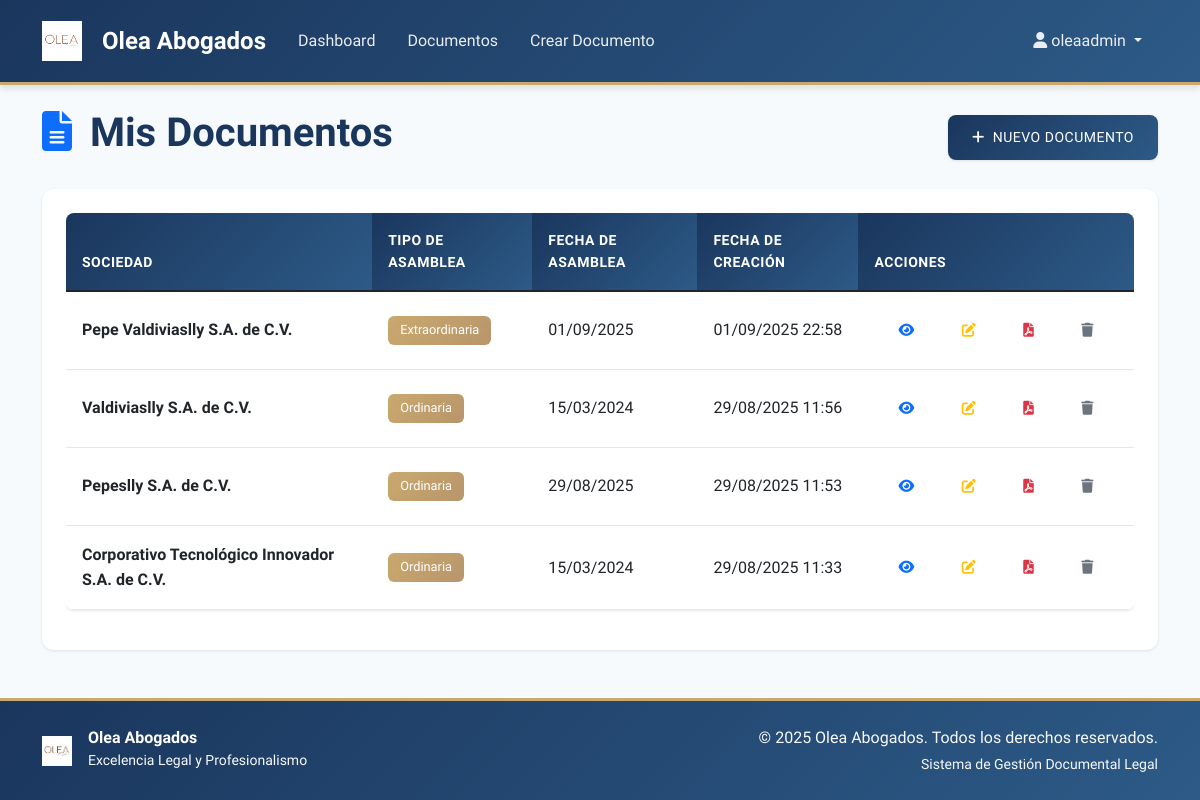
The page /documentos/ (signed in) on the database its author committed.
### documentos/models.py (models this page shows, shortened)
class ActaAsamblea(models.Model):
    TIPO_ASAMBLEA = [
        ('ordinaria', 'Ordinaria'),
        ('extraordinaria', 'Extraordinaria'),
        ('mixta', 'Mixta'),
    ]
    METODO_VOTACION = [
        ('economica', 'Económica'),
        ('nominal', 'Nominal'),
        ('por_accion', 'Por Acción'),
    ]
    ESTADO = [
        ('borrador', 'Borrador'),
        ('aprobada', 'Aprobada'),
        ('firmada', 'Firmada'),
    ]
    usuario = models.ForeignKey(User, on_delete=models.CASCADE)
    razon_social = models.CharField(max_length=255)
    tipo_asamblea = models.CharField(max_length=20, choices=TIPO_ASAMBLEA)
    caracter = models.CharField(max_length=100, blank=True)  # "General de Accionistas", etc.
    fecha = models.DateField()
    hora_inicio = models.TimeField()
    hora_cierre = models.TimeField(null=True, blank=True)
    lugar = models.TextField()
    porcentaje_capital_presente = models.DecimalField(
        max_digits=6, decimal_places=3,
        validators=[MinValueValidator(0), MaxValueValidator(100)]
    )
    convocatoria_omitida = models.BooleanField(default=False)
    fundamento_convocatoria = models.TextField(blank=True)
    presidente = models.CharField(max_length=255)
    secretario = models.CharField(max_length=255)
    escrutador = models.CharField(max_length=255, blank=True)
    comisario = models.CharField(max_length=255, blank=True)
    metodo_votacion_general = models.CharField(max_length=20, choices=METODO_VOTACION, default='economica')
    asistentes_json = models.JSONField(null=True, blank=True)
    orden_dia_json = models.JSONField(null=True, blank=True)
    resoluciones_json = models.JSONField(null=True, blank=True)
    nombramientos_json = models.JSONField(null=True, blank=True)
    dividendos_json = models.JSONField(null=True, blank=True)
    delegados_json = models.JSONField(null=True, blank=True)
    anexos_json = models.JSONField(null=True, blank=True)
    estado = models.CharField(max_length=20, choices=ESTADO, default='borrador')
    acta_html_cache = models.TextField(blank=True)  # Versión congelada al firmar
    creada_en = models.DateTimeField(auto_now_add=True)
    actualizada_en = models.DateTimeField(auto_now=True)
    class Meta:
        verbose_name = "Acta de Asamblea"
        verbose_name_plural = "Actas de Asambleas"
        ordering = ['-fecha', '-creada_en']

### documentos/views.py (the view)
# urls.py: path('', views.ActaListView.as_view(), name='lista'),
class ActaListView(LoginRequiredMixin, ListView):
    model = ActaAsamblea
    template_name = 'documentos/lista.html'
    context_object_name = 'documentos'
    paginate_by = 10
    def get_queryset(self):
        return ActaAsamblea.objects.filter(usuario=self.request.user).order_by('-actualizada_en')

### templates/documentos/lista.html (shortened to what this page needs)
{% extends 'base.html' %}
{% block content %}
<div class="row">
    <div class="col-12">
        <div class="d-flex justify-content-between align-items-center mb-4">
            <h1>
                <i class="fas fa-file-alt text-primary me-2"></i>
                Mis Documentos
            </h1>
            <a href="{% url 'documentos:crear' %}" class="btn btn-primary">
                <i class="fas fa-plus me-2"></i>Nuevo Documento
            </a>
        </div>
    </div>
</div>
{% if documentos %}
    <div class="row">
        <div class="col-12">
            <div class="card">
                <div class="card-body">
                    <div class="table-responsive">
                        <table class="table table-hover">
                            <thead>
                                <tr>
                                    <th>Sociedad</th>
                                    <th>Tipo de Asamblea</th>
                                    <th>Fecha de Asamblea</th>
                                    <th>Fecha de Creación</th>
                                    <th>Acciones</th>
                                </tr>
                            </thead>
                            <tbody>
                                {% for documento in documentos %}
                                <tr>
                                    <td>
                                        <strong>{{ documento.razon_social }}</strong>
                                    </td>
                                    <td>
                                        <span class="badge bg-secondary">
                                            {{ documento.get_tipo_asamblea_display }}
                                        </span>
                                    </td>
                                    <td>{{ documento.fecha|date:"d/m/Y" }}</td>
                                    <td>{{ documento.creada_en|date:"d/m/Y H:i" }}</td>
                                    <td>
                                        <div class="btn-group" role="group">
                                            <a href="{% url 'documentos:detalle' documento.pk %}"
                                               class="btn btn-sm btn-outline-primary"
                                               title="Ver detalle">
                                                <i class="fas fa-eye"></i>
                                            </a>
                                            <a href="{% url 'documentos:editar' documento.pk %}"
                                               class="btn btn-sm btn-outline-warning"
                                               title="Editar">
                                                <i class="fas fa-edit"></i>
                                            </a>
                                            <a href="{% url 'documentos:descargar_pdf_asamblea' documento.pk %}"
                                               class="btn btn-sm btn-outline-danger"
                                               title="Descargar PDF">
                                                <i class="fas fa-file-pdf"></i>
                                            </a>
                                            <a href="{% url 'documentos:eliminar' documento.pk %}"
                                               class="btn btn-sm btn-outline-secondary"
                                               title="Eliminar">
                                                <i class="fas fa-trash"></i>
                                            </a>
                                        </div>
                                    </td>
                                </tr>
                                {% endfor %}
                            </tbody>
                        </table>
                    </div>
                </div>
            </div>
        </div>
    </div>
{% endif %}
{% endblock %}

### templates/base.html (shortened to what this page needs)
<!DOCTYPE html>
<html lang="es">
<head>
    <link href="https://cdn.jsdelivr.net/npm/bootstrap@5.1.3/dist/css/bootstrap.min.css" rel="stylesheet">
    <link rel="stylesheet" href="https://cdn.jsdelivr.net/npm/@fortawesome/fontawesome-free@6.0.0/css/all.min.css">
    {% load static %}
    <link rel="stylesheet" href="{% static 'css/style.css' %}">
</head>
<body>
    <nav class="navbar navbar-expand-lg navbar-dark">
        <div class="container">
            <a class="navbar-brand" href="{% url 'home' %}">
                <img src="{% static 'images/Olea_logo.jpg' %}" alt="Olea Logo" class="me-2">
                <span>Olea Abogados</span>
            </a>
            <div class="collapse navbar-collapse" id="navbarNav">
                <ul class="navbar-nav me-auto">
                    {% if user.is_authenticated %}
                        <li class="nav-item">
                            <a class="nav-link" href="{% url 'dashboard' %}">Dashboard</a>
                        </li>
                        <li class="nav-item">
                            <a class="nav-link" href="{% url 'documentos:lista' %}">Documentos</a>
                        </li>
                        <li class="nav-item">
                            <a class="nav-link" href="{% url 'documentos:crear' %}">Crear Documento</a>
                        </li>
                    {% endif %}
                </ul>
                <ul class="navbar-nav">
                    {% if user.is_authenticated %}
                        <li class="nav-item dropdown">
                            <a class="nav-link dropdown-toggle" href="#" id="navbarDropdown" role="button" data-bs-toggle="dropdown">
                                <i class="fas fa-user me-1"></i>{{ user.username }}
                            </a>
                        </li>
                    {% endif %}
                </ul>
            </div>
        </div>
    </nav>
    <main class="container mt-4">
        {% block content %}{% endblock %}
    </main>
    <footer class="mt-5 py-4">
        <div class="container">
            <div class="row align-items-center">
                <div class="col-md-6">
                    <div class="d-flex align-items-center">
                        <img src="{% static 'images/Olea_logo.jpg' %}" alt="Olea Logo" style="height: 30px; width: auto;" class="me-3">
                        <div>
                            <h6 class="mb-0 text-white">Olea Abogados</h6>
                            <small class="text-light">Excelencia Legal y Profesionalismo</small>
                        </div>
                    </div>
                </div>
                <div class="col-md-6 text-md-end text-center mt-3 mt-md-0">
                    <p class="mb-0 text-light">&copy; 2025 Olea Abogados. Todos los derechos reservados.</p>
                    <small class="text-light">Sistema de Gestión Documental Legal</small>
                </div>
            </div>
        </div>
    </footer>
</body>
</html>

### static/css/style.css (style rules this page uses)
html, body { height: 100%; }
:root { --primary-color: #1a365d; --secondary-color: #2d5a87; --accent-color: #c9a96e; --text-dark: #2d3748; --text-light: #718096; --background-light: #f7fafc; --border-color: #e2e8f0; --shadow-light: 0 1px 3px rgba(0, 0, 0, 0.1); --shadow-medium: 0 4px 6px rgba(0, 0, 0, 0.1); --shadow-heavy: 0 10px 25px rgba(0, 0, 0, 0.15); }
body { font-family: 'Segoe UI', Tahoma, Geneva, Verdana, sans-serif; color: var(--text-dark); line-height: 1.6; background-color: var(--background-light); display: flex; flex-direction: column; min-height: 100%; }
h1, h2, h3, h4, h5, h6 { font-family: 'Georgia', serif; font-weight: 600; color: var(--primary-color); }
.navbar { background: linear-gradient(135deg, var(--primary-color) 0%, var(--secondary-color) 100%); box-shadow: var(--shadow-medium); padding: 1rem 0; border-bottom: 3px solid var(--accent-color); }
.navbar-brand { font-family: 'Georgia', serif; font-size: 1.5rem; font-weight: 700; color: white !important; display: flex; align-items: center; gap: 0.75rem; }
.navbar-brand img { height: 40px; width: auto; filter: brightness(1.1); }
.navbar-nav .nav-link { color: rgba(255, 255, 255, 0.9) !important; font-weight: 500; padding: 0.5rem 1rem !important; border-radius: 0.375rem; transition: all 0.3s ease; }
.card { border: none; border-radius: 0.75rem; box-shadow: var(--shadow-light); transition: all 0.3s ease; background: white; }
.card-body { padding: 1.5rem; }
.btn { border-radius: 0.5rem; font-weight: 500; padding: 0.75rem 1.5rem; transition: all 0.3s ease; border: none; text-transform: uppercase; letter-spacing: 0.5px; font-size: 0.875rem; }
.btn-primary { background: linear-gradient(135deg, var(--primary-color) 0%, var(--secondary-color) 100%); box-shadow: var(--shadow-light); }
.table { border-radius: 0.5rem; overflow: hidden; box-shadow: var(--shadow-light); }
.table th { background: linear-gradient(135deg, var(--primary-color) 0%, var(--secondary-color) 100%); color: white; font-weight: 600; text-transform: uppercase; letter-spacing: 0.5px; font-size: 0.875rem; padding: 1rem; border: none; }
.table td { padding: 1rem; border-color: var(--border-color); vertical-align: middle; }
main.container { margin-top: 1.5rem; flex: 1 0 auto; }
.badge { font-size: 0.8em; padding: 0.5rem 0.75rem; border-radius: 0.375rem; font-weight: 500; }
.badge.bg-secondary { background: linear-gradient(135deg, var(--accent-color) 0%, #b8956b 100%) !important; }
footer { background: linear-gradient(135deg, var(--primary-color) 0%, var(--secondary-color) 100%); color: white; padding: 2rem 0; margin-top: auto; border-top: 3px solid var(--accent-color); }

### rows shown on the page
ActaAsamblea: razon_social "Pepe Valdiviaslly S.A. de C.V.", tipo_asamblea "Extraordinaria", fecha "01/09/2025", creada_en "01/09/2025 22:58"
ActaAsamblea: razon_social "Valdiviaslly S.A. de C.V.", tipo_asamblea "Ordinaria", fecha "15/03/2024", creada_en "29/08/2025 11:56"
ActaAsamblea: razon_social "Pepeslly S.A. de C.V.", tipo_asamblea "Ordinaria", fecha "29/08/2025", creada_en "29/08/2025 11:53"
ActaAsamblea: razon_social "Corporativo Tecnológico Innovador S.A. de C.V.", tipo_asamblea "Ordinaria", fecha "15/03/2024", creada_en "29/08/2025 11:33"

### other values the page prints
{{ user.username }} "oleaadmin"
